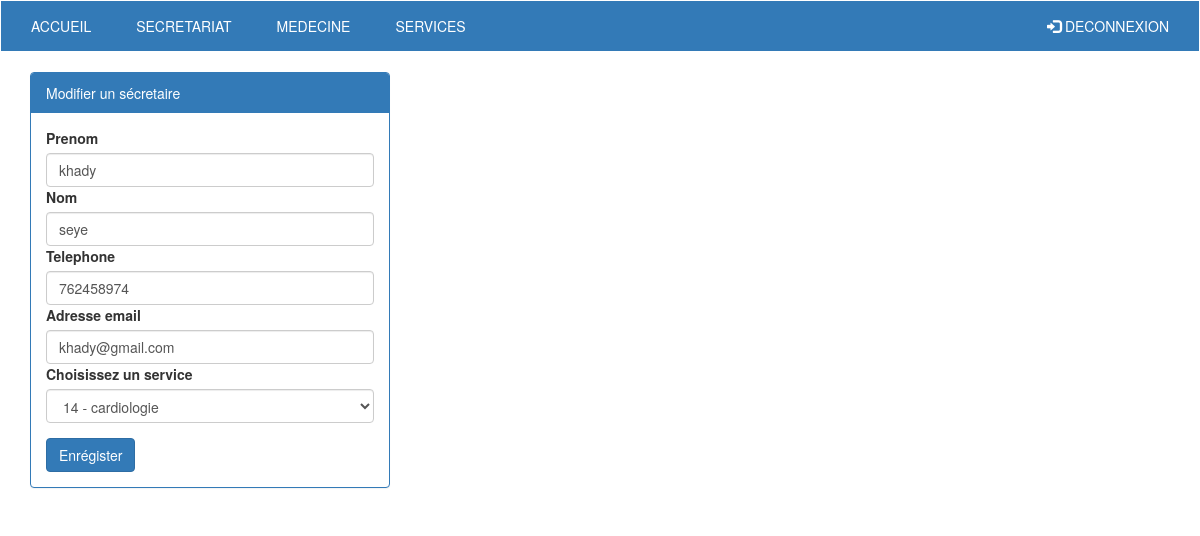
Screenshot of /pages/admin/editsecretaire.php?id=12 with the database file from the repository.
### tables this page shows
CREATE TABLE `secretaire` (
  `id_secretaire` int(11) NOT NULL,
  `prenom` varchar(100) NOT NULL,
  `nom` varchar(100) NOT NULL,
  `telephone` int(11) NOT NULL,
  `email` varchar(255) NOT NULL,
  `mdp` text NOT NULL,
  `id_service` int(11) NOT NULL
);

### pages/classes/ConnexionDB.php (called while the page is built)
<?php
class ConnexionDB{
    public function connect(){
        $servername = "localhost";
        $dbname = 'hopital';
        $username = "root";
        $pass = "root";
        $encodage = 'utf8';
        try {
        $bdd = new PDO("mysql:host=$servername;dbname=$dbname;charset=$encodage", $username, $pass);
        $bdd->setAttribute(PDO::ATTR_ERRMODE, PDO::ERRMODE_EXCEPTION);
        return $bdd;
        }
        catch(PDOException $e)
        {
        echo "Impossible de se connecter à la base de données: " . $e->getMessage();
        }
    }
}

### pages/classes/Requette.php (called while the page is built, shortened)
<?php
class Requette extends ConnexionDB{
    public function selectAll($nomtable){
        $sql = "SELECT * FROM $nomtable";
        $res = $this->connect()->query($sql);
        if($res->rowCount() > 0){
            while($ligne  = $res->fetch()){
                $d []= $ligne;
            }
        }
        return $d;
    }
    public function selectOne($nomtable,$nom_id_table,$id){
        $sql = "SELECT * FROM $nomtable WHERE $nom_id_table = :id";
        $req = $this->connect()->prepare($sql);
        $req->bindValue(':id', $id);
        $req->execute();
        $result = $req->fetch(PDO::FETCH_ASSOC);
        return $result;
    }
}

### pages/admin/editsecretaire.php (the view, shortened to what this page needs)
<?php
    require_once '../classes/ConnexionDB.php';
    require_once '../classes/Requette.php';
    require_once '../classes/Formulaire.php';
    if(isset($_GET['id'])){
        $id =$_GET['id'];
        $forms = new Requette();
        $result = $forms->selectOne('secretaire','id_secretaire',$id);
    }
?>
<!DOCTYPE html>
<html lang="fr">
<head>
  <link rel="stylesheet" href="https://maxcdn.bootstrapcdn.com/bootstrap/3.4.0/css/bootstrap.min.css">
  <link rel="stylesheet" href="https://use.fontawesome.com/releases/v5.9.0/css/all.css">
  <link rel="stylesheet" href="../../css/menu.css">
<body>
    <nav class="navbar navbar-inverse">
            <div class="container-fluid">
              <ul class="nav navbar-nav">
                <li class="active"><a href="homeadmin.php">ACCUEIL</a></li>
                <li><a href="secretariat.php">SECRETARIAT</a></li>
                <li><a href="medecine.php">MEDECINE</a></li>
                <li><a href="services.php">SERVICES</a></li>
                </ul>
                <ul class="nav navbar-nav navbar-right">
                <li><a href="deconnectadmin.php"><span class="glyphicon glyphicon-log-in"></span> DECONNEXION</a></li>
              </ul>
            </div>
          </nav>
<div class="container-fluid">
  <div class="panel-group col-md-4">
    <div class="panel panel-primary">
      <div class="panel-heading">Modifier un sécretaire</div>
      <div class="panel-body">
      <form action="" method="post">
        <div class="form-group ">
            <?php
                $forms = new Formulaire();
                $req = new Requette();
                echo $forms->formInput('Prenom','text','prenom','Entrez le prénom',$result['prenom']);
                echo $forms->formInput('Nom ','text','nom','Entrez le nom ',$result['nom']);
                echo $forms->formInput('Telephone','tel','telephone','Entrez le numero de telephone',$result['telephone']);
                echo $forms->formInput('Adresse email','email','email','Entrez l\'adresse email',$result['email']);
                $res = $req->selectAll('services');
                $liste_option= "";
                foreach ($res as $value) {
                    $liste_option .= "<option value=".$value['id_service'].">" .$value['id_service'].' - '.$value['nom_service']."</option>";
                }
                echo $forms->selectList('Choisissez un service','service',$liste_option);
            ?>
        </div>
        <?php echo $forms->formSubmit('submit','Enrégister'); ?>
      </form>
      </div>
    </div>
  </div>
</body>
</html>

### pages/classes/Formulaire.php (shortened to what this page needs)
<?php
    class Formulaire extends ConnexionDB{
        public function formInput($label,$type,$name,$placeholder,$value=''){
            return "
            <div class=\"form-group \">
                    <label for=\"input$name\">$label</label>
                    <input type=\"$type\" class=\"form-control col-md-2\" name=\"$name\" value=\"$value\" id=\"input$name\"          placeholder=\"$placeholder\">
            </div>";
        }
        public function selectList($label,$name,$option){
            return "
                <div class=\"form-group\">
                    <label for=\"input$name\">$label</label>
                    <select id=\"input$name\" name=\"$name\" class=\"form-control\">$option</select>
                </div>";
        }
        public function formSubmit($name,$value){
            return  "<input type='submit'  name=\"$name\" value=\"$value\" class=\"btn btn-primary\"><br>";
            }
    }
?>

### css/menu.css (style rules this page uses)
.navbar { width: 100%; background-color: #337ab7; border-radius: 0; border: 1px solid #ffffff; }
.navbar-inverse .navbar-nav > .active > a { background-color: #337ab7; }
.navbar-inverse .navbar-nav > li > a { color: #ffffff; }
.navbar-nav > li > a { padding-right: 30px; }

### rows the page displays
secretaire: prenom "khady", nom "seye", telephone "762458974", email "khady@gmail.com"

### other values shown
$label "Prenom Nom Telephone Adresse email"
$label "Choisissez un service"
form field service "14 - cardiologie"
